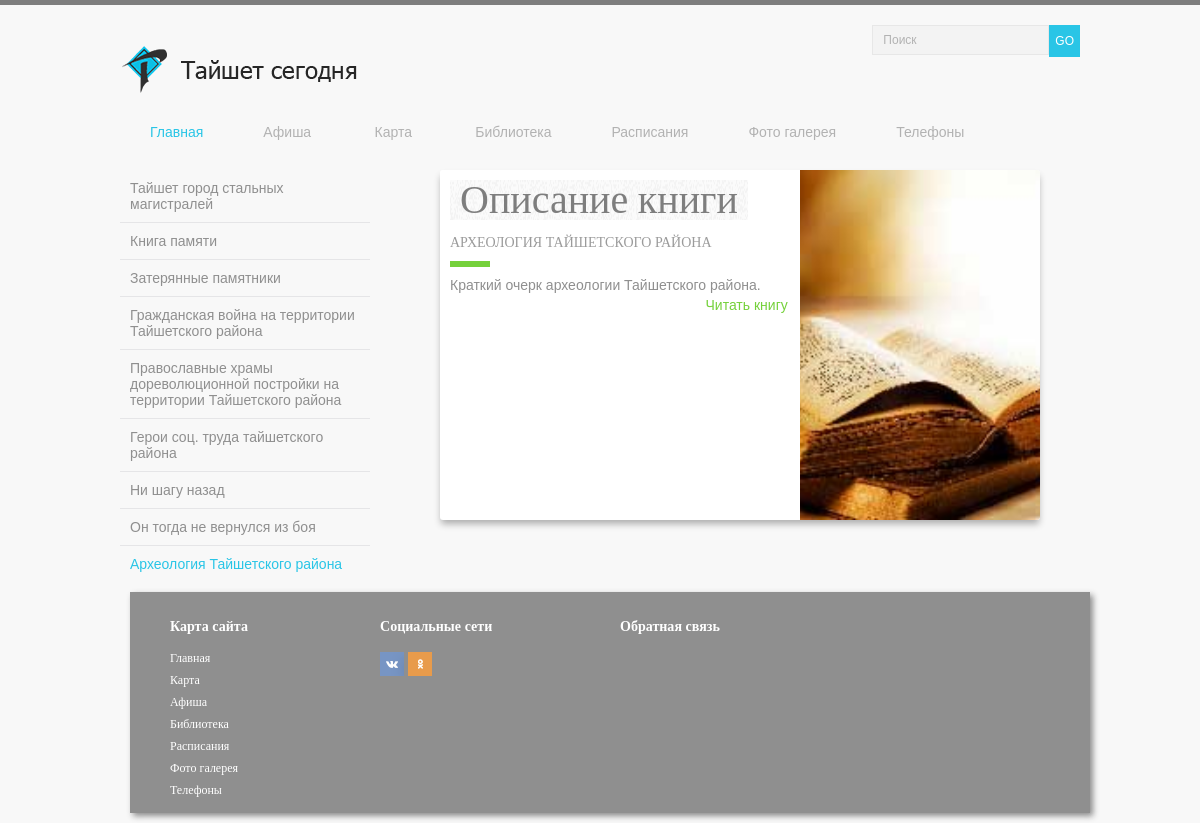
/Arkheologiya_Tayshetskogo_rayona.php, run on the app's committed database.
### tables this page shows
CREATE TABLE menu (id INTEGER PRIMARY KEY, tipe TEXT, link TEXT, name TEXT);

### library/leftMenuLibrary.php (the view)
<aside>
<nav>
<ul class="aside-menu">
<?php
    $db = new PDO("sqlite:admin/post3.db");
  	$res = $db->query("SELECT * FROM menu WHERE tipe = 'библиотека';");
	foreach ($res as $array) {
		$block_link = $array['link'];
		$block_name = $array['name'];
		 echo("<li>");
		 echo("<a href=".$block_link.">".$block_name."</a>");
		 echo("</li>");
		 }
	?>
</ul>
</nav>
</aside>

### css/main.css (style rules this page uses)
*,legend { box-sizing:border-box }
html { font-family:sans-serif;-ms-text-size-adjust:100%;-webkit-text-size-adjust:100% }
figcaption, menu,article,aside,details,figure,footer,header,main,nav,section,summary { display:block }
a { background-color:transparent }
body { color:#8f8f8f;font:12px Tahoma,sans-serif;background-color:#f8f8f8;border-top:5px solid #7e7e7e;margin:0 }
nav a { text-decoration:none }
nav ul { margin:0;padding:0 }
nav li { list-style-position:inside;font:14px Oswald,sans-serif;padding:10px }
aside { float:left;width:250px }
.aside-menu li { position:relative;font-weight:300;list-style-type:none;border-top:1px solid #e5e5e7 }
.aside-menu li:first-child { border:none }
.active,.aside-menu a.active { color:#29c5e6 }
.aside-menu a,.aside-menu>a:hover { color:#8f8f8f }
.aside-menu a { display:block }
#form a,a { text-decoration:none }
a { color:#73685d }

### data on the page
menu: name "Тайшет город стальных магистралей"
menu: name "Книга памяти"
menu: name "Затерянные памятники"
menu: name "Гражданская война на территории Тайшетского района"
menu: name "Православные храмы дореволюционной постройки на территории Тайшетского района"
menu: name "Герои соц. труда тайшетского района"
menu: name "Ни шагу назад"
menu: name "Он тогда не вернулся из боя"
menu: name "Археология Тайшетского района"

### other printed values
$menu[0][0] "Главная"
$menu[1][0] "Афиша"
$menu[6][0] "Карта"
$menu[2][0] "Библиотека"
$menu[3][0] "Расписания"
$menu[4][0] "Фото галерея"
$menu[5][0] "Телефоны"
